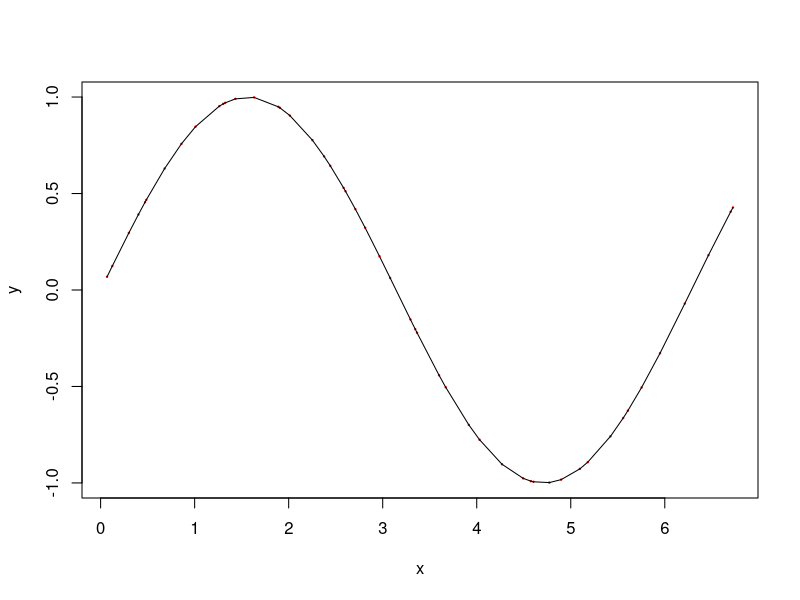

Here is the R script that generated this plot:
## ---- chunk 1
fibLoop <- function(n) {
  # initialize state
  Ffirst <- 0  
  Fsecond <- 1
  # for() both sets some of the state and controls termination
  for (k in 2:n) { 
    # update the state
    newF <- Ffirst + Fsecond
    Ffirst <- Fsecond
    Fsecond <- newF
    }
  # Finished! Return the relevant aspect of the state
  return( newF )
  }
## ---- chunk 2
fibLoop(5)
## ---- chunk 3
fibRecurse <- function(n) {
  # handle the cases that are really simple
  if (n == 1) { 
    return(1)
    } else {
      if (n==0) return(0)
      }
  # Break the problem down into simpler bits
  thisF <- fibRecurse(n-1) + fibRecurse(n-2)
# Return the answer assembled from the simple bits
return(thisF)
}
## ---- chunk 4
fibRecurse(5)
## ---- chunk 5
fib1 <- function(n){
  if (n < 2) return(n)
  return( fib1(n-1)+fib1(n-2) )
  }
## ---- chunk 6
fib1(5)
## ---- chunk 7
beforeTime <- Sys.time()
fibLoop(30)
as.numeric(Sys.time() - beforeTime)
## ---- chunk 8
beforeTime <- Sys.time()
fibRecurse(30)
as.numeric(Sys.time() - beforeTime)
## ---- chunk 9
addNSeq <- function(n) {
  # test if the answer is simple.  If so, return the simple answer.   
  #  YOUR TEST GOES HERE
  
  # Simplify the problem and assemble the answer from the parts.
  # Your answer here
  # return( something involving addNSeq(simpler)  )
}
## ---- chunk 10
addRecursively <- function(v) {
  # Test for the simple case.  If so, return the simple answer.
  
  # Simplify the problem ans assemble the answer from the parts.
  }
## ---- chunk 11

## ---- chunk 12
simpleRiemann <- function(f, a=0, b=1, n=3) {
  rectangleWidth = (b-a)/n
  midpoints <- seq(a+rectangleWidth/2,b-rectangleWidth/2,length=n)
  rectangleAreas <- sapply(midpoints, f)*rectangleWidth
  return( sum(rectangleAreas) )
  }
## ---- chunk 13
# Constant function
simpleRiemann( function(x){3+0*x}, a=0,b=10 )
# Ramp function
simpleRiemann( function(x){3*x}, a=0,b=10 )
# Quadratic
simpleRiemann( function(x){3*x^2}, a=0, b=10 )
## ---- chunk 14
simpleRiemann( function(x){3*x^2}, a=0, b=10, n=10 )
simpleRiemann( function(x){3*x^2}, a=0, b=10, n=20 )
simpleRiemann( function(x){3*x^2}, a=0, b=10, n=40 )
# ... and so on.
## ---- chunk 15
integrateRiemann <- function(f, a=0, b=1) {
  nbins <- 5
  biggerBins <- simpleRiemann(f, a=a, b=b, n=nbins )
  for (k in 1:5) {
    nbins <- nbins*10 # much smaller bins
    smallerBins <- simpleRiemann(f, a=a, b=b, n=nbins)
    if( abs(smallerBins - biggerBins) < 0.00001) break;
    biggerBins <- smallerBins
    }
  return(smallerBins)
  }
## ---- chunk 16
integrateRiemann( function(x){3*x}, a=0, b=10)
integrateRiemann( function(x){3*x^2}, a=0, b=10)
## ---- chunk 17
integrateRecursive <- function(f, a=0, b=1) {
  bigBins <- simpleRiemann(f, a=a, b=b, n=5 )
  smallBins <- simpleRiemann(f, a=a, b=b, n=10)
  if (abs(bigBins - smallBins) < 0.00001) return(smallBins)
  else {
    mid <- (a+b)/2
    total <- integrateRecursive(f, a=a, b=mid) +
             integrateRecursive(f, a=mid, b=b)
    return(total)
    }  
  }
## ---- chunk 18
gaussQuadrature <- function(f, a=0, b=1){
  # Just 4 function evaluations!
 
  # "Magic" values on z in [0,1]
  z <- c(c(-1,1)*sqrt((3-2*sqrt(6/5))/7), c(-1,1)*sqrt((3+2*sqrt(6/5))/7) )
  # weights (analogous to bin width)
  w <- c( rep((18 + sqrt(30))/36, 2), rep((18 - sqrt(30))/36, 2))
  # Translate to interval x in [a,b]
  x <- ((b-a)/2)*z + (a+b)/2
  # evaluate the function at x, multiply by weights, and sum
  return( ((b-a)/2)*sum(w*sapply(x,f)) )
}
## ---- chunk 19
gaussQuadrature( function(x) 3+0*x, 0, 10)
gaussQuadrature( function(x) 3*x, 0, 10)
gaussQuadrature( function(x) 3*x^2, 0, 10)
## ---- chunk 20
x <- cumsum( runif(50,min=0,max=.3) )
y <- sin(x)
plot(x, y,pch=20, cex=.3, col="red")
lines(x,y)
